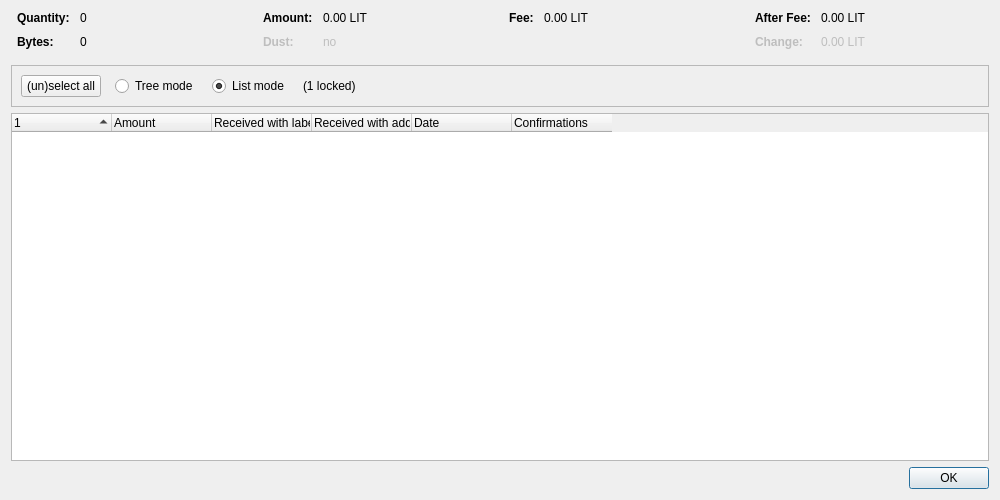
<?xml version="1.0" encoding="UTF-8"?>
<ui version="4.0">
 <class>CoinControlDialog</class>
 <widget class="QDialog" name="CoinControlDialog">
  <property name="geometry">
   <rect>
    <x>0</x>
    <y>0</y>
    <width>1000</width>
    <height>500</height>
   </rect>
  </property>
  <property name="windowTitle">
   <string>Coin Selection</string>
  </property>
  <layout class="QVBoxLayout" name="verticalLayout">
   <item>
    <layout class="QHBoxLayout" name="horizontalLayoutTop" stretch="0,0,0,0">
     <property name="topMargin">
      <number>0</number>
     </property>
     <property name="bottomMargin">
      <number>10</number>
     </property>
     <item>
      <layout class="QFormLayout" name="formLayoutCoinControl1">
       <property name="horizontalSpacing">
        <number>10</number>
       </property>
       <property name="verticalSpacing">
        <number>10</number>
       </property>
       <property name="leftMargin">
        <number>6</number>
       </property>
       <property name="rightMargin">
        <number>6</number>
       </property>
       <item row="0" column="0">
        <widget class="QLabel" name="labelCoinControlQuantityText">
         <property name="font">
          <font>
           <weight>75</weight>
           <bold>true</bold>
          </font>
         </property>
         <property name="text">
          <string>Quantity:</string>
         </property>
        </widget>
       </item>
       <item row="0" column="1">
        <widget class="QLabel" name="labelCoinControlQuantity">
         <property name="cursor">
          <cursorShape>IBeamCursor</cursorShape>
         </property>
         <property name="contextMenuPolicy">
          <enum>Qt::ActionsContextMenu</enum>
         </property>
         <property name="text">
          <string notr="true">0</string>
         </property>
         <property name="textInteractionFlags">
          <set>Qt::LinksAccessibleByMouse|Qt::TextSelectableByKeyboard|Qt::TextSelectableByMouse</set>
         </property>
        </widget>
       </item>
       <item row="1" column="0">
        <widget class="QLabel" name="labelCoinControlBytesText">
         <property name="font">
          <font>
           <weight>75</weight>
           <bold>true</bold>
          </font>
         </property>
         <property name="text">
          <string>Bytes:</string>
         </property>
        </widget>
       </item>
       <item row="1" column="1">
        <widget class="QLabel" name="labelCoinControlBytes">
         <property name="cursor">
          <cursorShape>IBeamCursor</cursorShape>
         </property>
         <property name="contextMenuPolicy">
          <enum>Qt::ActionsContextMenu</enum>
         </property>
         <property name="text">
          <string notr="true">0</string>
         </property>
         <property name="textInteractionFlags">
          <set>Qt::LinksAccessibleByMouse|Qt::TextSelectableByKeyboard|Qt::TextSelectableByMouse</set>
         </property>
        </widget>
       </item>
      </layout>
     </item>
     <item>
      <layout class="QFormLayout" name="formLayoutCoinControl2">
       <property name="horizontalSpacing">
        <number>10</number>
       </property>
       <property name="verticalSpacing">
        <number>10</number>
       </property>
       <property name="leftMargin">
        <number>6</number>
       </property>
       <property name="rightMargin">
        <number>6</number>
       </property>
       <item row="0" column="0">
        <widget class="QLabel" name="labelCoinControlAmountText">
         <property name="font">
          <font>
           <weight>75</weight>
           <bold>true</bold>
          </font>
         </property>
         <property name="text">
          <string>Amount:</string>
         </property>
        </widget>
       </item>
       <item row="0" column="1">
        <widget class="QLabel" name="labelCoinControlAmount">
         <property name="cursor">
          <cursorShape>IBeamCursor</cursorShape>
         </property>
         <property name="contextMenuPolicy">
          <enum>Qt::ActionsContextMenu</enum>
         </property>
         <property name="text">
          <string notr="true">0.00 LIT</string>
         </property>
         <property name="textInteractionFlags">
          <set>Qt::LinksAccessibleByMouse|Qt::TextSelectableByKeyboard|Qt::TextSelectableByMouse</set>
         </property>
        </widget>
       </item>
       <item row="1" column="0">
        <widget class="QLabel" name="labelCoinControlLowOutputText">
         <property name="enabled">
          <bool>false</bool>
         </property>
         <property name="font">
          <font>
           <weight>75</weight>
           <bold>true</bold>
          </font>
         </property>
         <property name="text">
          <string>Dust:</string>
         </property>
        </widget>
       </item>
       <item row="1" column="1">
        <widget class="QLabel" name="labelCoinControlLowOutput">
         <property name="enabled">
          <bool>false</bool>
         </property>
         <property name="cursor">
          <cursorShape>IBeamCursor</cursorShape>
         </property>
         <property name="contextMenuPolicy">
          <enum>Qt::ActionsContextMenu</enum>
         </property>
         <property name="text">
          <string notr="true">no</string>
         </property>
         <property name="textInteractionFlags">
          <set>Qt::LinksAccessibleByMouse|Qt::TextSelectableByKeyboard|Qt::TextSelectableByMouse</set>
         </property>
        </widget>
       </item>
      </layout>
     </item>
     <item>
      <layout class="QFormLayout" name="formLayoutCoinControl3">
       <property name="horizontalSpacing">
        <number>10</number>
       </property>
       <property name="verticalSpacing">
        <number>10</number>
       </property>
       <property name="leftMargin">
        <number>6</number>
       </property>
       <property name="rightMargin">
        <number>6</number>
       </property>
       <item row="0" column="0">
        <widget class="QLabel" name="labelCoinControlFeeText">
         <property name="font">
          <font>
           <weight>75</weight>
           <bold>true</bold>
          </font>
         </property>
         <property name="text">
          <string>Fee:</string>
         </property>
        </widget>
       </item>
       <item row="0" column="1">
        <widget class="QLabel" name="labelCoinControlFee">
         <property name="cursor">
          <cursorShape>IBeamCursor</cursorShape>
         </property>
         <property name="contextMenuPolicy">
          <enum>Qt::ActionsContextMenu</enum>
         </property>
         <property name="text">
          <string notr="true">0.00 LIT</string>
         </property>
         <property name="textInteractionFlags">
          <set>Qt::LinksAccessibleByMouse|Qt::TextSelectableByKeyboard|Qt::TextSelectableByMouse</set>
         </property>
        </widget>
       </item>
      </layout>
     </item>
     <item>
      <layout class="QFormLayout" name="formLayoutCoinControl4">
       <property name="horizontalSpacing">
        <number>10</number>
       </property>
       <property name="verticalSpacing">
        <number>10</number>
       </property>
       <property name="leftMargin">
        <number>6</number>
       </property>
       <property name="rightMargin">
        <number>6</number>
       </property>
       <item row="0" column="0">
        <widget class="QLabel" name="labelCoinControlAfterFeeText">
         <property name="font">
          <font>
           <weight>75</weight>
           <bold>true</bold>
          </font>
         </property>
         <property name="text">
          <string>After Fee:</string>
         </property>
        </widget>
       </item>
       <item row="0" column="1">
        <widget class="QLabel" name="labelCoinControlAfterFee">
         <property name="cursor">
          <cursorShape>IBeamCursor</cursorShape>
         </property>
         <property name="contextMenuPolicy">
          <enum>Qt::ActionsContextMenu</enum>
         </property>
         <property name="text">
          <string notr="true">0.00 LIT</string>
         </property>
         <property name="textInteractionFlags">
          <set>Qt::LinksAccessibleByMouse|Qt::TextSelectableByKeyboard|Qt::TextSelectableByMouse</set>
         </property>
        </widget>
       </item>
       <item row="1" column="0">
        <widget class="QLabel" name="labelCoinControlChangeText">
         <property name="enabled">
          <bool>false</bool>
         </property>
         <property name="font">
          <font>
           <weight>75</weight>
           <bold>true</bold>
          </font>
         </property>
         <property name="text">
          <string>Change:</string>
         </property>
        </widget>
       </item>
       <item row="1" column="1">
        <widget class="QLabel" name="labelCoinControlChange">
         <property name="enabled">
          <bool>false</bool>
         </property>
         <property name="cursor">
          <cursorShape>IBeamCursor</cursorShape>
         </property>
         <property name="contextMenuPolicy">
          <enum>Qt::ActionsContextMenu</enum>
         </property>
         <property name="text">
          <string notr="true">0.00 LIT</string>
         </property>
         <property name="textInteractionFlags">
          <set>Qt::LinksAccessibleByMouse|Qt::TextSelectableByKeyboard|Qt::TextSelectableByMouse</set>
         </property>
        </widget>
       </item>
      </layout>
     </item>
    </layout>
   </item>
   <item>
    <widget class="QFrame" name="frame">
     <property name="minimumSize">
      <size>
       <width>0</width>
       <height>40</height>
      </size>
     </property>
     <property name="frameShape">
      <enum>QFrame::StyledPanel</enum>
     </property>
     <property name="frameShadow">
      <enum>QFrame::Sunken</enum>
     </property>
     <layout class="QHBoxLayout" name="horizontalLayout">
      <item>
       <layout class="QHBoxLayout" name="horizontalLayoutPanel" stretch="0,0,0,0,0">
        <property name="spacing">
         <number>14</number>
        </property>
        <item>
         <widget class="QPushButton" name="pushButtonSelectAll">
          <property name="sizePolicy">
           <sizepolicy hsizetype="Maximum" vsizetype="Fixed">
            <horstretch>0</horstretch>
            <verstretch>0</verstretch>
           </sizepolicy>
          </property>
          <property name="text">
           <string>(un)select all</string>
          </property>
          <property name="autoDefault">
           <bool>false</bool>
          </property>
         </widget>
        </item>
        <item>
         <widget class="QRadioButton" name="radioTreeMode">
          <property name="sizePolicy">
           <sizepolicy hsizetype="Maximum" vsizetype="Fixed">
            <horstretch>0</horstretch>
            <verstretch>0</verstretch>
           </sizepolicy>
          </property>
          <property name="text">
           <string>Tree mode</string>
          </property>
         </widget>
        </item>
        <item>
         <widget class="QRadioButton" name="radioListMode">
          <property name="sizePolicy">
           <sizepolicy hsizetype="Maximum" vsizetype="Fixed">
            <horstretch>0</horstretch>
            <verstretch>0</verstretch>
           </sizepolicy>
          </property>
          <property name="text">
           <string>List mode</string>
          </property>
          <property name="checked">
           <bool>true</bool>
          </property>
         </widget>
        </item>
        <item>
         <widget class="QLabel" name="labelLocked">
          <property name="text">
           <string notr="true">(1 locked)</string>
          </property>
         </widget>
        </item>
        <item>
         <spacer name="horizontalSpacer">
          <property name="orientation">
           <enum>Qt::Horizontal</enum>
          </property>
          <property name="sizeHint" stdset="0">
           <size>
            <width>40</width>
            <height>20</height>
           </size>
          </property>
         </spacer>
        </item>
       </layout>
      </item>
     </layout>
    </widget>
   </item>
   <item>
    <widget class="CoinControlTreeWidget" name="treeWidget">
     <property name="contextMenuPolicy">
      <enum>Qt::CustomContextMenu</enum>
     </property>
     <property name="sortingEnabled">
      <bool>false</bool>
     </property>
     <property name="columnCount">
      <number>6</number>
     </property>
     <attribute name="headerShowSortIndicator" stdset="0">
      <bool>true</bool>
     </attribute>
     <attribute name="headerStretchLastSection">
      <bool>false</bool>
     </attribute>
     <column>
      <property name="text">
       <string/>
      </property>
     </column>
     <column>
      <property name="text">
       <string>Amount</string>
      </property>
     </column>
     <column>
      <property name="text">
       <string>Received with label</string>
      </property>
     </column>
     <column>
      <property name="text">
       <string>Received with address</string>
      </property>
     </column>
     <column>
      <property name="text">
       <string>Date</string>
      </property>
     </column>
     <column>
      <property name="text">
       <string>Confirmations</string>
      </property>
      <property name="toolTip">
       <string>Confirmed</string>
      </property>
     </column>
     <column>
      <property name="text">
       <string/>
      </property>
     </column>
     <column>
      <property name="text">
       <string/>
      </property>
     </column>
     <column>
      <property name="text">
       <string/>
      </property>
     </column>
     <column>
      <property name="text">
       <string/>
      </property>
     </column>
    </widget>
   </item>
   <item>
    <widget class="QDialogButtonBox" name="buttonBox">
     <property name="orientation">
      <enum>Qt::Horizontal</enum>
     </property>
     <property name="standardButtons">
      <set>QDialogButtonBox::Ok</set>
     </property>
    </widget>
   </item>
  </layout>
 </widget>
 <customwidgets>
  <customwidget>
   <class>CoinControlTreeWidget</class>
   <extends>QTreeWidget</extends>
   <header>qt/coincontroltreewidget.h</header>
  </customwidget>
 </customwidgets>
 <resources/>
 <connections/>
</ui>
